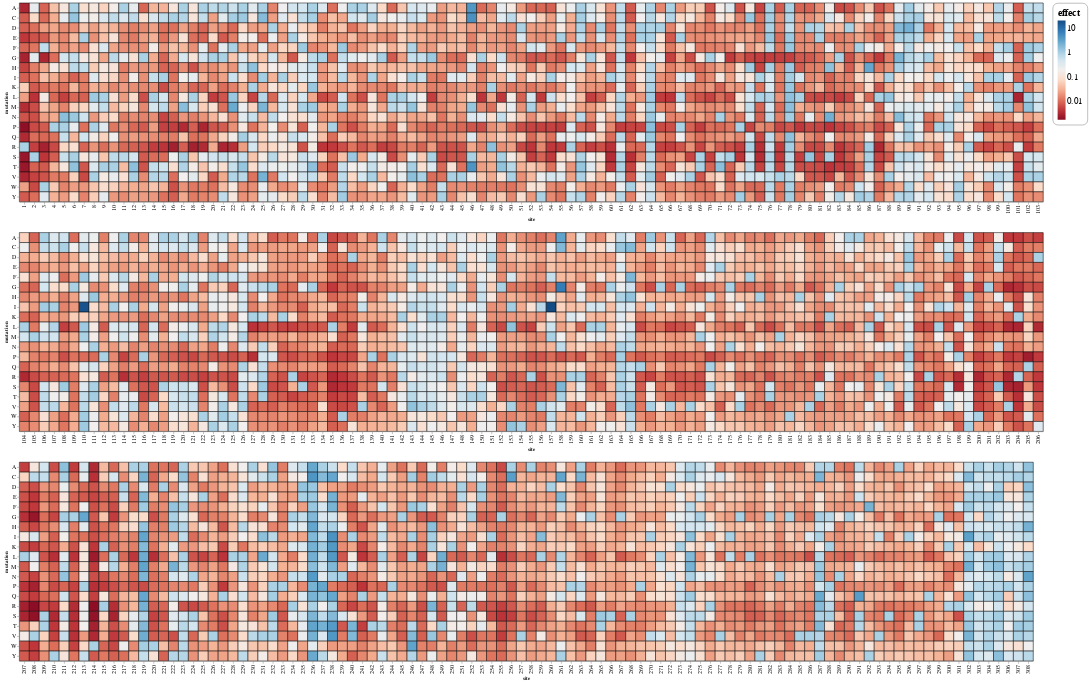

Here is the notebook cell this chart was saved with:
### Code cell
# Make plot

# initialize empty list for plots
charts = []

# define site ranges for heatmaps 
ranges = [list(range(1,104)), list(range(104, 207)), list(range(207, 309))]

for r in ranges:

    ## identify data
    # data = prefs_concat_stacked
    data = muteffects_concat[muteffects_concat['site'].isin(r)]
    
    
    heatmap = alt.Chart(data).mark_rect(stroke='black').encode(
        x = alt.X('site:O',
                  # sort = viruses,
                  axis=alt.Axis(labelFontSize=12, title="site")),
        y = alt.Y('mutant:O', 
                  axis=alt.Axis(labelFontSize=12, title="mutation")),
        color=alt.Color('effect:Q', scale = alt.Scale(
            type='log',
                                                     scheme='redblue')
                       ), 
    )

    charts.append(heatmap)

(alt.concat(*charts, title = '', columns = 1)
 # .resolve_scale(y='shared')
 .configure_title(fontSize=18)
 .configure_legend(titleFontSize=20, 
                   labelFontSize = 18,
                   strokeColor='gray',
                   # fillColor='#EEEEEE',
                   padding=10,
                   cornerRadius=10,
                   labelLimit = 500)
)

### Figure 1 — Vega-Lite specification as saved in the notebook (floating-point values rounded to 4 significant figures; data arrays with more than 128 entries replaced by an {"elided": "..."} marker saying what was removed)
{"config": {"view": {"continuousWidth": 300, "continuousHeight": 300}, "legend": {"cornerRadius": 10, "labelFontSize": 18, "labelLimit": 500, "padding": 10, "strokeColor": "gray", "titleFontSize": 20}, "title": {"fontSize": 18}}, "concat": [{"data": {"name": "data-c8d70366af1a3d6aefa5594c07fe4190"}, "mark": {"type": "rect", "stroke": "black"}, "encoding": {"color": {"field": "effect", "scale": {"scheme": "redblue", "type": "log"}, "type": "quantitative"}, "x": {"axis": {"labelFontSize": 12, "title": "site"}, "field": "site", "type": "ordinal"}, "y": {"axis": {"labelFontSize": 12, "title": "mutation"}, "field": "mutant", "type": "ordinal"}}}, {"data": {"name": "data-04907e766afbc75970f0321db00658b4"}, "mark": {"type": "rect", "stroke": "black"}, "encoding": {"color": {"field": "effect", "scale": {"scheme": "redblue", "type": "log"}, "type": "quantitative"}, "x": {"axis": {"labelFontSize": 12, "title": "site"}, "field": "site", "type": "ordinal"}, "y": {"axis": {"labelFontSize": 12, "title": "mutation"}, "field": "mutant", "type": "ordinal"}}}, {"data": {"name": "data-1a3071e78e3d46efc3742436a676b36a"}, "mark": {"type": "rect", "stroke": "black"}, "encoding": {"color": {"field": "effect", "scale": {"scheme": "redblue", "type": "log"}, "type": "quantitative"}, "x": {"axis": {"labelFontSize": 12, "title": "site"}, "field": "site", "type": "ordinal"}, "y": {"axis": {"labelFontSize": 12, "title": "mutation"}, "field": "mutant", "type": "ordinal"}}}], "columns": 1, "title": "", "$schema": "https://vega.github.io/schema/vega-lite/v5.16.3.json", "datasets": {"data-c8d70366af1a3d6aefa5594c07fe4190": {"elided": "2060 records"}, "data-04907e766afbc75970f0321db00658b4": {"elided": "2060 records"}, "data-1a3071e78e3d46efc3742436a676b36a": {"elided": "2040 records"}}}
